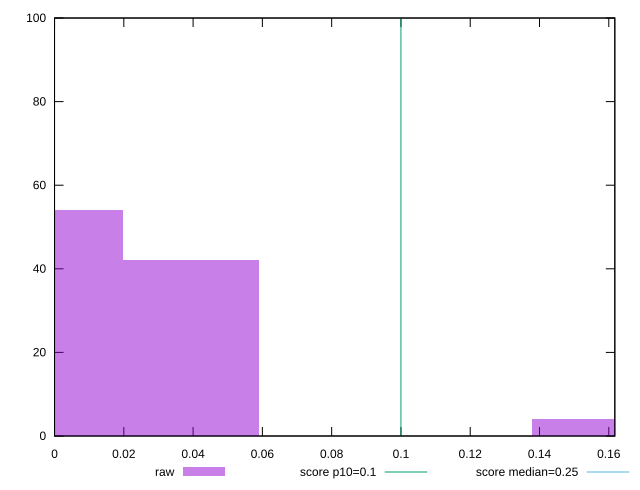

gnuplot code for this plot:
reset

$raw <<EOF
0.1576497889580724 4
0 54
0.0394124472395181 42
EOF

set key outside below
set boxwidth 0.0394124472395181
set xrange [0:0.1617432536019219]
set yrange [0:100]
set trange [0:100]
set style fill transparent solid 0.5 noborder

set parametric
set terminal svg size 640, 490 enhanced background rgb 'white'
set output "reports/report_00027_2021-02-24T12-40-31.850Z/cumulative-layout-shift/samples/agenda/raw/histogram.svg"

plot $raw title "raw" with boxes, \
     0.1,t title "score p10=0.1", \
     0.25,t title "score median=0.25"

reset
